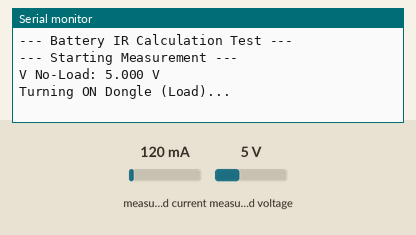
This sketch was run on a simulated ESP32. On the bench: the last lines printed to the serial monitor. The test bench sets the inputs (shaded band); at power-on: measured current 120 mA, measured voltage 5 V.

Above: at 2.2 s.
2.3 s: measured current set to 40 mA
At 3.3 s:
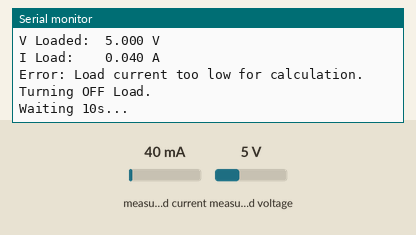
5.8 s: measured current set to 500 mA
At 16.4 s:
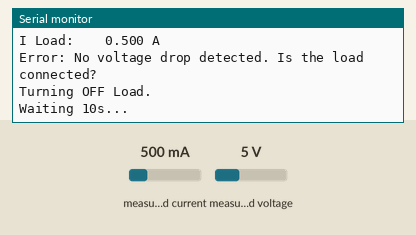

The sketch:

test_battery_ir.ino
```cpp
/*
  Test: Battery Internal Resistance Calculation (Integration)
  Description: Measure voltage drop when MOSFET powers on to calculate mOhm.

  Instructions:
  1. Open Serial Monitor at 115200 baud.
  2. This requires the INA219 (Battery) and the MOSFET to be wired correctly.
  3. The internal resistance is calculated as (V_no_load - V_loaded) / I_load.
*/

#include <Wire.h>
#include <Adafruit_INA219.h>

#define WIFI_POWER_PIN 13
Adafruit_INA219 ina219_batt(0x40);

void setup() {
  Serial.begin(115200);
  delay(1000);
  Serial.println("\n--- Battery IR Calculation Test ---");

  if (!ina219_batt.begin()) {
    Serial.println("INA219 not found.");
    while (1) delay(10);
  }
  ina219_batt.setCalibration_32V_2A();

  pinMode(WIFI_POWER_PIN, OUTPUT);
  digitalWrite(WIFI_POWER_PIN, LOW);
}

void loop() {
  Serial.println("--- Starting Measurement ---");

  // Step 1: Measure No-Load Voltage
  float v_pre = ina219_batt.getBusVoltage_V();
  Serial.printf("V No-Load: %.3f V\n", v_pre);

  // Step 2: Apply Load (Turn on Dongle)
  Serial.println("Turning ON Dongle (Load)...");
  digitalWrite(WIFI_POWER_PIN, HIGH);
  delay(2000); // Wait for current to stabilize

  // Step 3: Measure Loaded Voltage and Current
  float v_load = ina219_batt.getBusVoltage_V();
  float i_load_A = ina219_batt.getCurrent_mA() / 1000.0f;

  Serial.printf("V Loaded:  %.3f V\n", v_load);
  Serial.printf("I Load:    %.3f A\n", i_load_A);

  // Step 4: Calculate IR
  if (i_load_A > 0.05f) { // Need at least 50mA to get a meaningful reading
    float dv = v_pre - v_load;
    if (dv > 0) {
      float ir_mohm = (dv / i_load_A) * 1000.0f;
      Serial.printf(">>> Calculated Internal Resistance: %.2f mOhm\n", ir_mohm);
    } else {
      Serial.println("Error: No voltage drop detected. Is the load connected?");
    }
  } else {
    Serial.println("Error: Load current too low for calculation.");
  }

  // Turn off load
  digitalWrite(WIFI_POWER_PIN, LOW);
  Serial.println("Turning OFF Load.");

  Serial.println("Waiting 10s...\n");
  delay(10000);
}
```

Measured:
- after the input at 2.3 s, the serial monitor: prints a new line after 0.71 s (image 1)
- after the input at 5.8 s, the serial monitor: prints a new line after 9.2 s (image 2)
